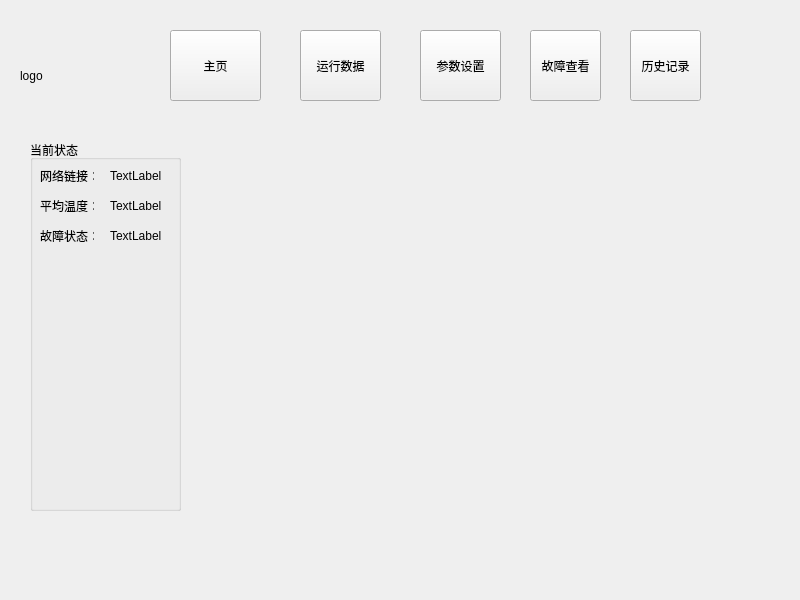
<?xml version="1.0" encoding="UTF-8"?>
<ui version="4.0">
 <class>CHeaterClient</class>
 <widget class="QWidget" name="CHeaterClient">
  <property name="geometry">
   <rect>
    <x>0</x>
    <y>0</y>
    <width>800</width>
    <height>600</height>
   </rect>
  </property>
  <property name="windowTitle">
   <string>Form</string>
  </property>
  <widget class="QStackedWidget" name="sessionStackContainer">
   <property name="geometry">
    <rect>
     <x>180</x>
     <y>100</y>
     <width>600</width>
     <height>471</height>
    </rect>
   </property>
   <widget class="QWidget" name="page"/>
   <widget class="QWidget" name="page_2"/>
  </widget>
  <widget class="QLabel" name="label">
   <property name="geometry">
    <rect>
     <x>20</x>
     <y>40</y>
     <width>111</width>
     <height>71</height>
    </rect>
   </property>
   <property name="text">
    <string>logo</string>
   </property>
  </widget>
  <widget class="QGroupBox" name="groupBox">
   <property name="geometry">
    <rect>
     <x>30</x>
     <y>140</y>
     <width>151</width>
     <height>371</height>
    </rect>
   </property>
   <property name="title">
    <string>当前状态</string>
   </property>
   <widget class="QLabel" name="label_2">
    <property name="geometry">
     <rect>
      <x>10</x>
      <y>60</y>
      <width>54</width>
      <height>12</height>
     </rect>
    </property>
    <property name="text">
     <string>平均温度：</string>
    </property>
   </widget>
   <widget class="QLabel" name="label_3">
    <property name="geometry">
     <rect>
      <x>10</x>
      <y>30</y>
      <width>54</width>
      <height>12</height>
     </rect>
    </property>
    <property name="text">
     <string>网络链接：</string>
    </property>
   </widget>
   <widget class="QLabel" name="label_4">
    <property name="geometry">
     <rect>
      <x>10</x>
      <y>90</y>
      <width>54</width>
      <height>12</height>
     </rect>
    </property>
    <property name="text">
     <string>故障状态：</string>
    </property>
   </widget>
   <widget class="QLabel" name="label_5">
    <property name="geometry">
     <rect>
      <x>80</x>
      <y>30</y>
      <width>54</width>
      <height>12</height>
     </rect>
    </property>
    <property name="text">
     <string>TextLabel</string>
    </property>
   </widget>
   <widget class="QLabel" name="label_6">
    <property name="geometry">
     <rect>
      <x>80</x>
      <y>60</y>
      <width>54</width>
      <height>12</height>
     </rect>
    </property>
    <property name="text">
     <string>TextLabel</string>
    </property>
   </widget>
   <widget class="QLabel" name="label_7">
    <property name="geometry">
     <rect>
      <x>80</x>
      <y>90</y>
      <width>54</width>
      <height>12</height>
     </rect>
    </property>
    <property name="text">
     <string>TextLabel</string>
    </property>
   </widget>
  </widget>
  <widget class="QToolButton" name="toolButton">
   <property name="geometry">
    <rect>
     <x>170</x>
     <y>30</y>
     <width>91</width>
     <height>71</height>
    </rect>
   </property>
   <property name="text">
    <string>主页</string>
   </property>
   <attribute name="buttonGroup">
    <string notr="true">functionSwitchButtonGroup</string>
   </attribute>
  </widget>
  <widget class="QToolButton" name="toolButton_2">
   <property name="geometry">
    <rect>
     <x>300</x>
     <y>30</y>
     <width>81</width>
     <height>71</height>
    </rect>
   </property>
   <property name="text">
    <string>运行数据</string>
   </property>
   <attribute name="buttonGroup">
    <string notr="true">functionSwitchButtonGroup</string>
   </attribute>
  </widget>
  <widget class="QToolButton" name="toolButton_3">
   <property name="geometry">
    <rect>
     <x>420</x>
     <y>30</y>
     <width>81</width>
     <height>71</height>
    </rect>
   </property>
   <property name="text">
    <string>参数设置</string>
   </property>
   <attribute name="buttonGroup">
    <string notr="true">functionSwitchButtonGroup</string>
   </attribute>
  </widget>
  <widget class="QToolButton" name="toolButton_4">
   <property name="geometry">
    <rect>
     <x>530</x>
     <y>30</y>
     <width>71</width>
     <height>71</height>
    </rect>
   </property>
   <property name="text">
    <string>故障查看</string>
   </property>
   <attribute name="buttonGroup">
    <string notr="true">functionSwitchButtonGroup</string>
   </attribute>
  </widget>
  <widget class="QToolButton" name="toolButton_5">
   <property name="geometry">
    <rect>
     <x>630</x>
     <y>30</y>
     <width>71</width>
     <height>71</height>
    </rect>
   </property>
   <property name="text">
    <string>历史记录</string>
   </property>
   <attribute name="buttonGroup">
    <string notr="true">functionSwitchButtonGroup</string>
   </attribute>
  </widget>
 </widget>
 <resources/>
 <connections/>
 <buttongroups>
  <buttongroup name="functionSwitchButtonGroup"/>
 </buttongroups>
</ui>
